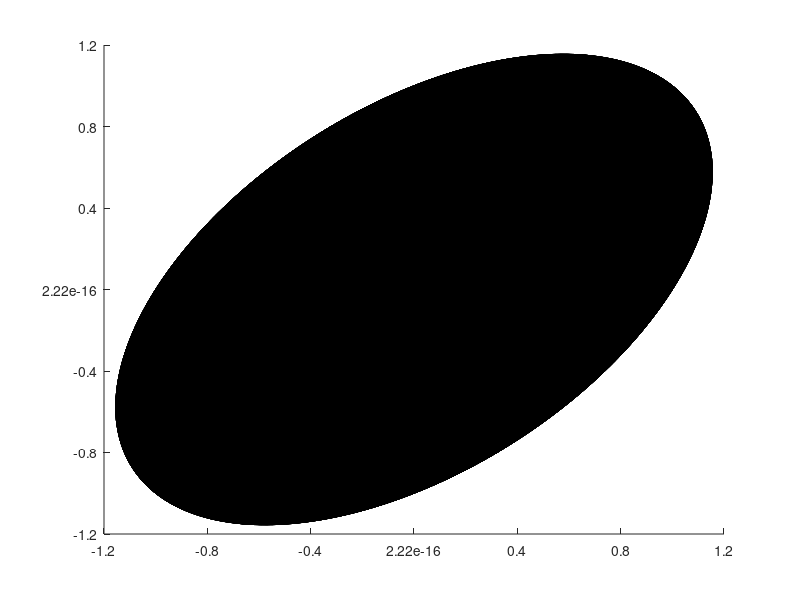

Recreate this plot in MATLAB. (Note: this script raises an error after producing the figure.)
clc
close all
clear
% Constants for the Hill 1948 plasticity model
%%
Sig00 = 340;
Sig15 = 340;
Sig30 = 340;
Sig45 = 340;
Sig65 = 340;
Sig75 = 340;
Sig90 = 340;
Sigb = 340;
Sigshear = 340;
Sigshear = Sigshear/Sig00;
% Tau = 340;
% Tau = Tau/Sig00;
Tau = 1/sqrt(3);


Sig45 =Sig45/Sig00;
Sig90 =Sig90/Sig00;
Sigb =Sigb/Sig00;
Sig00 = 1;
% Calculate F1, G1, and H1 coefficients
F1 = (Sig00/Sig90)^2 - 1 + (Sig00/Sigb)^2;
% F1 = 1;
G1 = 1 - (Sig00/Sig90)^2 + (Sig00/Sigb)^2;
% G1 = 1;
H1 = 1 + (Sig00/Sig90)^2 - (Sig00/Sigb)^2;
% H1 = 1;
% N1 =  (4*(Sig00)^2)/(Sig45)^2 - ((Sig00)^2)/((Sigb)^2);
N1 = (4*(Sig00)^2)/(Sig45)^2 - ((Sig00)^2 - 1/sqrt(3)*Tau^2)/((Sigb)^2);
% N1 = (4*(Sig00)^2)/(Sig45)^2 - ((Sig00)^2 + Tau^2)/((Sigb)^2);
% N1 = 3;
% N1 = 0;
% Range of stress components
sigma1_range = linspace(-1.2, 1.2, 100);
sigma2_range = linspace(-1.2, 1.2, 100);
tau12_range = linspace(-1, 1, 100);

xlim([-1.2 1.2])
xticks(-1.2:0.4:1.2)
ylim([-1.2 1.2])
yticks(-1.2:0.4:1.2)
zlim([-1 1])
zticks(-1:0.5:1)

% Create a meshgrid for stress components
[sigma1, sigma2, tau12] = meshgrid(sigma1_range, sigma2_range, tau12_range);

% Calculate the Hill48 yield function value for plane stress conditions (sigma3 = 0)
hill48 = (G1  * (sigma1.^2) + F1  * (sigma2.^2) +  H1 * (sigma1 - sigma2).^2)/2 + N1*(tau12.^2);

% Calculate the von Mises yield criterion value for plane stress conditions (sigma3 = 0)
vonMises = sqrt(.5*((sigma1 - sigma2).^2 + sigma2.^2 + sigma1.^2) + 3 * tau12.^2);

% Create a 3D surface plot
% figure('defaultAxesColorOrder',[0 0 0; 0 0 1; 0 0 1; 0 0 1;])
% figure
isosurface_threshold = 1;
h2 = patch(isosurface(sigma1, sigma2, tau12, vonMises, isosurface_threshold));
% set(h2, 'FaceColor', 'b', 'EdgeColor', 'none', 'FaceAlpha', 0.3);
ctau12 = smooth3(rand(size(tau12)),'box',5);
isonormals(sigma1, sigma2, tau12,vonMises,h2)
isocolors(sigma1, sigma2, tau12,tau12,h2)
h2.FaceColor = 'interp';
h2.EdgeColor = 'none';
colorbar('Limits',[-0.6 0.6])
set(h2, 'FaceAlpha', 1);
% axis tight
% camlight
% lighting gouraud
% h1 = patch(isosurface(sigma1, sigma2, tau12, hill48, isosurface_threshold));
% set(h1, 'FaceColor', 'b', 'EdgeColor', 'none', 'FaceAlpha', 0.3);
% hold on;


% xlabel('Stress Component 1 (\sigma_{11})');
xlabel('\sigma_{11}','Rotation',20);
ylabel('\sigma_{22}','Rotation',-25);
zlabel('\tau_{12}');
% title('3D Surface Plot of Hill48 Plasticity Model and von Mises Yield Criterion under Plane Stress Conditions');
axis equal;
grid on;
view(3);
view(gca,[-17.31 41.14]);

% Experimental results from the pure shear test
SH_sigma1 = 0; % Replace with your experimental value
SH_sigma2 = 0; % Replace with your experimental value
SH_tau12 = Tau; % Replace with your experimental value
% Experimental results from the 0° shear test
SH_0_sigma1 = Sigshear/sqrt(3); 
SH_0_sigma2 = -Sigshear/sqrt(3);
SH_0_tau12 = 0; 
% Experimental results from the 0° tension
T0_sigma1 = Sig00; 
T0_sigma2 = 0; 
T0_tau12 = 0; 
% Experimental results from the 45° tension
T45_sigma1 = Sig45/2; 
T45_sigma2 = Sig45/2; 
T45_tau12 = Sig45/2; 
% Experimental results from the 90°
T90_sigma1 = 0; 
T90_sigma2 = Sig90; 
T90_tau12 = 0;
% Experimental results from the Biaxial
Tb_sigma1 = Sigb; 
Tb_sigma2 = Sigb; 
Tb_tau12 = 0;
% Plot the experimental point on the 3D surface
hold on;
plot3(SH_sigma1, SH_sigma2, SH_tau12, 'bo', 'MarkerSize', 8, 'MarkerFaceColor', 'b');
plot3(SH_0_sigma1, SH_0_sigma2, SH_0_tau12, 'ro', 'MarkerSize', 8, 'MarkerFaceColor', 'r');
plot3(T0_sigma1, T0_sigma2, T0_tau12, 'ro', 'MarkerSize', 8, 'MarkerFaceColor', 'r');
plot3(T90_sigma1, T90_sigma2, T90_tau12, 'ro', 'MarkerSize', 8, 'MarkerFaceColor', 'r');
plot3(Tb_sigma1, Tb_sigma2, Tb_tau12, 'ro', 'MarkerSize', 8, 'MarkerFaceColor', 'r');
plot3(T45_sigma1, T45_sigma2, T45_tau12, 'bo', 'MarkerSize', 8, 'MarkerFaceColor', 'b');

set(gca,'xcolor','k','ycolor','k','zcolor','k','linewidth',1.5,'FontSize',14,'GridColor',...
    [0 0 1])
% legend('Hill48 Yield Surface', 'von Mises Yield Surface', 'Experimental Result');
% l = legend({'Mon Mises','Experimental'}...
%     ,'FontSize',12,'location','northeast');
legend off
% hold off;
% legend boxoff
% grid off
set(h2, 'FaceAlpha', 0.3);
colormap('jet');
print(gcf,'-dtiffn','Mises_3D_full')
%%
view(gca,[0.289609607886099 90]);
xlim([-1.5 1.5])
xticks(-1.5:0.5:1.5)
ylim([-1.5 1.5])
yticks(-1.5:0.5:1.5)
% l = legend({'Mon Mises','Experimental'}...
%     ,'FontSize',12,'location','northeastoutside');
legend off
% hold off;
set(h2, 'FaceAlpha', 0.5);
colormap('jet');
print(gcf,'-dtiffn','Mises_2D_full')
%%
view([-17 20]);
xlim([0 1.2])
xticks(0:0.2:1.2)
ylim([-1.2 1.2])
yticks(-1.2:0.4:1.2)
zlim([0 0.6])
zticks(0:0.2:0.6)
colorbar off
colormap('jet');
set(h2, 'FaceAlpha', 0.3);
line([0,0,0],[0,1.2,0],'Color','r',...
    'LineStyle','-','LineWidth',2)
hold on
line([1.2,0,0],[0,0,0],'Color','r',...
    'LineStyle','-','LineWidth',2)
hold on
% line([0,0,0],[1.1,1.1,0],'Color','r',...
%     'LineStyle','-','LineWidth',3)
% hold on
m1=[0 1.1];
m2=[0 1.1];
m3=[0 0];
plot3(m1,m2,m3,'Color','r',...
    'LineStyle','-','LineWidth',2)
n1=[0 0];
n2=[0 0];
n3=[0 1];
plot3(n1,n2,n3,'Color','b',...
    'LineStyle','-','LineWidth',2)
print(gcf,'-dtiffn','Mises_3D_full_2')
